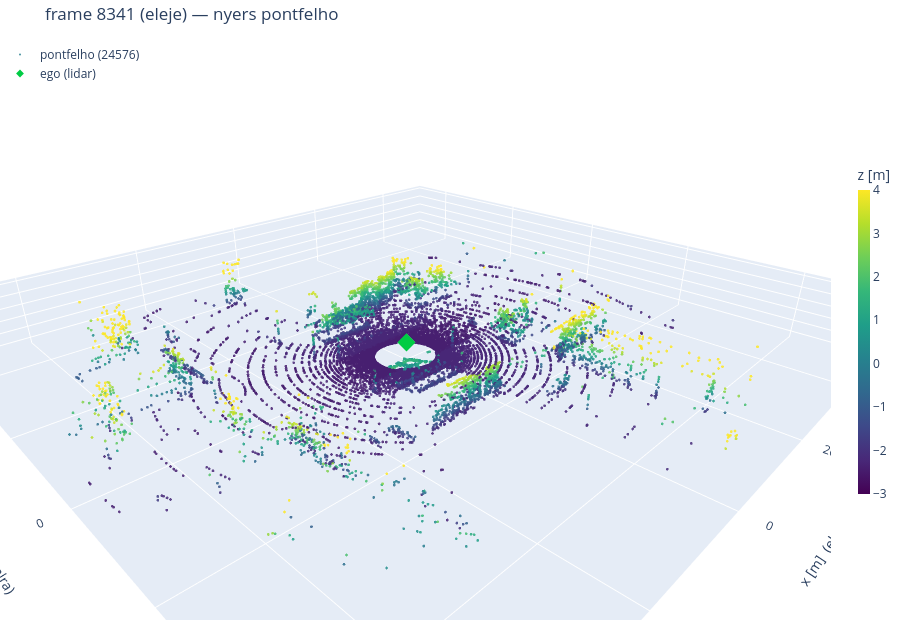
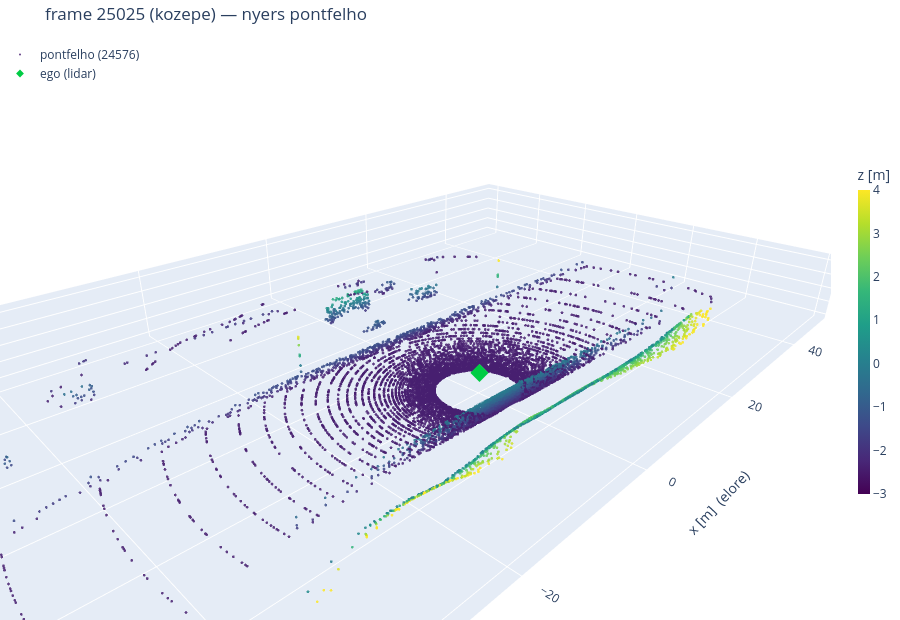
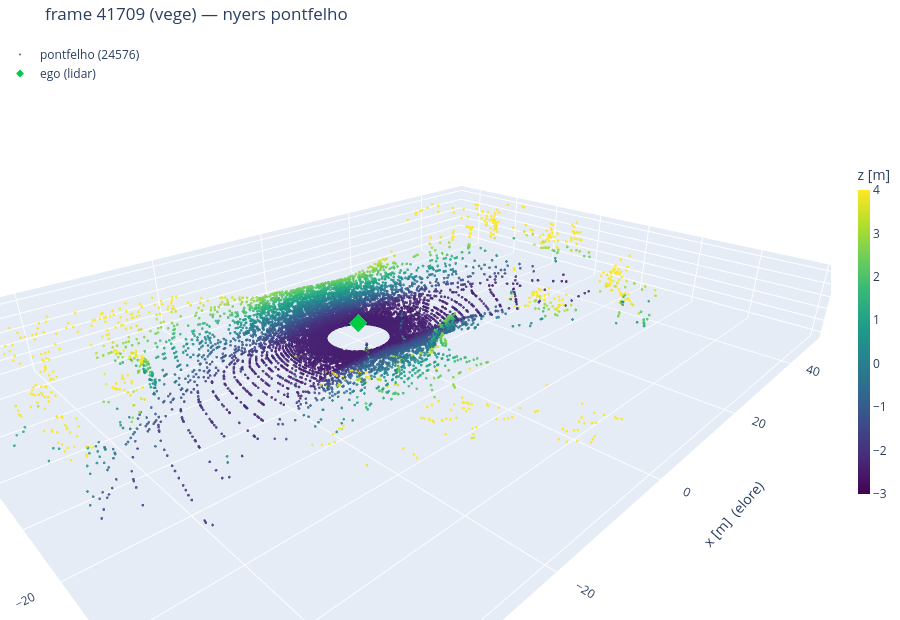

Notebook code cell kept with these figures, in order:
### Code cell
from plotly.subplots import make_subplots


def show_frame(pts, rec=None, label="", max3d=12000, bad_thr=1.0):
    pts = pts.cpu().numpy() if hasattr(pts, "cpu") else np.asarray(pts)

    def thin(a, n, seed=0):
        if len(a) <= n:
            return a
        return a[np.random.default_rng(seed).choice(len(a), n, replace=False)]

    # --- egyetlen felho, nincs mit osszevetni -----------------------------
    if rec is None:
        main = thin(pts, max3d, 0)
        fig = go.Figure([
            go.Scatter3d(
                x=main[:, 0], y=main[:, 1], z=main[:, 2], mode="markers",
                marker=dict(size=1.6, color=main[:, 2], colorscale="Viridis",
                            cmin=-3, cmax=4, opacity=0.85,
                            colorbar=dict(title="z [m]", thickness=12, len=0.6)),
                name=f"pontfelho ({len(pts)})",
                hovertemplate="x %{x:.1f}<br>y %{y:.1f}<br>z %{z:.1f}<extra></extra>"),
            go.Scatter3d(x=[0], y=[0], z=[0], mode="markers",
                         marker=dict(size=6, color="#00cc44", symbol="diamond"),
                         name="ego (lidar)", hoverinfo="name")])
        fig.update_layout(
            title=label or "pontfelho", height=620,
            margin=dict(l=0, r=0, t=40, b=0), legend=dict(x=0, y=1),
            scene=dict(aspectmode="data", xaxis_title="x [m]  (elore)",
                       yaxis_title="y [m]  (balra)", zaxis_title="z [m]  (fel)",
                       camera=dict(eye=dict(x=-1.4, y=-1.4, z=0.9))))
        fig.show()
        return

    rec = rec.cpu().numpy() if hasattr(rec, "cpu") else np.asarray(rec)

    # --- a hiba: rekonstrualt pont -> legkozelebbi valodi -----------------
    rec_t = thin(rec, max3d, 0)
    a = torch.from_numpy(np.ascontiguousarray(rec_t)).float().to(DEVICE)
    b = torch.from_numpy(np.ascontiguousarray(pts)).float().to(DEVICE)
    err = np.concatenate([
        torch.cdist(a[i:i + 4096], b).min(dim=1)[0].cpu().numpy()
        for i in range(0, len(a), 4096)])
    del a, b
    if torch.cuda.is_available():
        torch.cuda.empty_cache()

    bad = err >= bad_thr
    ref = thin(pts, max3d, 1)

    fig = make_subplots(
        rows=1, cols=2, specs=[[{"type": "scene"}, {"type": "scene"}]],
        subplot_titles=(f"EREDETI — {len(pts)} pont",
                        f"REKONSTRUKCIO — {len(rec)} pont   "
                        f"(median hiba {np.median(err):.3f} m, "
                        f"hibas {100 * bad.mean():.1f}%)"),
        horizontal_spacing=0.02)

    # BAL: az eredeti, magassag szerint. Ugyanaz a skala, mint mindenhol.
    fig.add_trace(go.Scatter3d(
        x=ref[:, 0], y=ref[:, 1], z=ref[:, 2], mode="markers",
        marker=dict(size=1.5, color=ref[:, 2], colorscale="Viridis",
                    cmin=-3, cmax=4, opacity=0.85),
        name="eredeti",
        hovertemplate="x %{x:.1f}<br>y %{y:.1f}<br>z %{z:.1f}<extra></extra>"),
        row=1, col=1)

    # JOBB: a rekonstrukcio. Piros = a helyen, citromsarga = odanemvalo.
    ok = rec_t[~bad]
    fig.add_trace(go.Scatter3d(
        x=ok[:, 0], y=ok[:, 1], z=ok[:, 2], mode="markers",
        marker=dict(size=1.8, color="#dd2222", opacity=0.85),
        name=f"a helyen ({len(ok)})", customdata=err[~bad],
        hovertemplate="hiba %{customdata:.2f} m<extra></extra>"),
        row=1, col=2)

    hib = rec_t[bad]
    fig.add_trace(go.Scatter3d(
        x=hib[:, 0], y=hib[:, 1], z=hib[:, 2], mode="markers",
        marker=dict(size=3.2, color="#eeee22", opacity=1.0,
                    line=dict(width=0.5, color="#886600")),
        name=f"hibas &gt; {bad_thr:g} m ({len(hib)})", customdata=err[bad],
        hovertemplate="hiba %{customdata:.2f} m<extra></extra>"),
        row=1, col=2)

    # Az ego mindket panelen, hogy legyen kozos fogodzo.
    for col in (1, 2):
        fig.add_trace(go.Scatter3d(
            x=[0], y=[0], z=[0], mode="markers",
            marker=dict(size=6, color="#00cc44", symbol="diamond"),
            name="ego", showlegend=(col == 1), hoverinfo="name"),
            row=1, col=col)

    # A LENYEG: a ket scene kozos kameran van. A "scene2.camera" a
    # "scene"-re hivatkozik, igy a plotly egyutt forgatja oket - enelkul
    # ket kulon nezopontbol latnad a ket felhot, es nem lehetne osszevetni.
    axis_titles = dict(xaxis_title="x [m]", yaxis_title="y [m]",
                       zaxis_title="z [m]")
    cam = dict(eye=dict(x=-1.4, y=-1.4, z=0.9))
    fig.update_layout(
        title=label, height=660, margin=dict(l=0, r=0, t=70, b=0),
        legend=dict(x=0, y=1),
        scene=dict(aspectmode="data", camera=cam, **axis_titles),
        scene2=dict(aspectmode="data", camera=cam, **axis_titles))

    # A kamerak osszekotese: a plotly-ban ez a "scene.camera" esemenyen
    # keresztul megy, amit a notebookban a `uirevision` tart szinkronban.
    fig.update_layout(uirevision="sync")
    fig.show()


# --- a harom minta ---------------------------------------------------------
for row, (idx, pts) in enumerate(zip(SHOW_IDX, show_pts)):
    where = ["eleje", "kozepe", "vege"][row]
    show_frame(pts, label=f"frame {idx} ({where}) — nyers pontfelho")

### Figure 1 — Plotly figure (JSON) as saved in the notebook; plotly's stock layout.template omitted (floating-point values rounded to 4 significant figures; data arrays with more than 128 entries replaced by an {"elided": "..."} marker saying what was removed)
{"data": [{"hovertemplate": "x %{x:.1f}<br>y %{y:.1f}<br>z %{z:.1f}<extra></extra>", "marker": {"cmax": 4, "cmin": -3, "color": {"elided": "12000 float values"}, "colorbar": {"len": 0.6, "thickness": 12, "title": {"text": "z [m]"}}, "colorscale": [[0, "#440154"], [0.1111, "#482878"], [0.2222, "#3e4989"], [0.3333, "#31688e"], [0.4444, "#26828e"], [0.5556, "#1f9e89"], [0.6667, "#35b779"], [0.7778, "#6ece58"], [0.8889, "#b5de2b"], [1, "#fde725"]], "opacity": 0.85, "size": 1.6}, "mode": "markers", "name": "pontfelho (24576)", "type": "scatter3d", "x": {"elided": "12000 float values"}, "y": {"elided": "12000 float values"}, "z": {"elided": "12000 float values"}}, {"hoverinfo": "name", "marker": {"color": "#00cc44", "size": 6, "symbol": "diamond"}, "mode": "markers", "name": "ego (lidar)", "type": "scatter3d", "x": [0], "y": [0], "z": [0]}], "layout": {"height": 620, "legend": {"x": 0, "y": 1}, "margin": {"b": 0, "l": 0, "r": 0, "t": 40}, "scene": {"aspectmode": "data", "camera": {"eye": {"x": -1.4, "y": -1.4, "z": 0.9}}, "xaxis": {"title": {"text": "x [m]  (elore)"}}, "yaxis": {"title": {"text": "y [m]  (balra)"}}, "zaxis": {"title": {"text": "z [m]  (fel)"}}}, "title": {"text": "frame 8341 (eleje) — nyers pontfelho"}}}

### Figure 2 — Plotly figure (JSON) as saved in the notebook; plotly's stock layout.template omitted (floating-point values rounded to 4 significant figures; data arrays with more than 128 entries replaced by an {"elided": "..."} marker saying what was removed)
{"data": [{"hovertemplate": "x %{x:.1f}<br>y %{y:.1f}<br>z %{z:.1f}<extra></extra>", "marker": {"cmax": 4, "cmin": -3, "color": {"elided": "12000 float values"}, "colorbar": {"len": 0.6, "thickness": 12, "title": {"text": "z [m]"}}, "colorscale": [[0, "#440154"], [0.1111, "#482878"], [0.2222, "#3e4989"], [0.3333, "#31688e"], [0.4444, "#26828e"], [0.5556, "#1f9e89"], [0.6667, "#35b779"], [0.7778, "#6ece58"], [0.8889, "#b5de2b"], [1, "#fde725"]], "opacity": 0.85, "size": 1.6}, "mode": "markers", "name": "pontfelho (24576)", "type": "scatter3d", "x": {"elided": "12000 float values"}, "y": {"elided": "12000 float values"}, "z": {"elided": "12000 float values"}}, {"hoverinfo": "name", "marker": {"color": "#00cc44", "size": 6, "symbol": "diamond"}, "mode": "markers", "name": "ego (lidar)", "type": "scatter3d", "x": [0], "y": [0], "z": [0]}], "layout": {"height": 620, "legend": {"x": 0, "y": 1}, "margin": {"b": 0, "l": 0, "r": 0, "t": 40}, "scene": {"aspectmode": "data", "camera": {"eye": {"x": -1.4, "y": -1.4, "z": 0.9}}, "xaxis": {"title": {"text": "x [m]  (elore)"}}, "yaxis": {"title": {"text": "y [m]  (balra)"}}, "zaxis": {"title": {"text": "z [m]  (fel)"}}}, "title": {"text": "frame 25025 (kozepe) — nyers pontfelho"}}}

### Figure 3 — Plotly figure (JSON) as saved in the notebook; plotly's stock layout.template omitted (floating-point values rounded to 4 significant figures; data arrays with more than 128 entries replaced by an {"elided": "..."} marker saying what was removed)
{"data": [{"hovertemplate": "x %{x:.1f}<br>y %{y:.1f}<br>z %{z:.1f}<extra></extra>", "marker": {"cmax": 4, "cmin": -3, "color": {"elided": "12000 float values"}, "colorbar": {"len": 0.6, "thickness": 12, "title": {"text": "z [m]"}}, "colorscale": [[0, "#440154"], [0.1111, "#482878"], [0.2222, "#3e4989"], [0.3333, "#31688e"], [0.4444, "#26828e"], [0.5556, "#1f9e89"], [0.6667, "#35b779"], [0.7778, "#6ece58"], [0.8889, "#b5de2b"], [1, "#fde725"]], "opacity": 0.85, "size": 1.6}, "mode": "markers", "name": "pontfelho (24576)", "type": "scatter3d", "x": {"elided": "12000 float values"}, "y": {"elided": "12000 float values"}, "z": {"elided": "12000 float values"}}, {"hoverinfo": "name", "marker": {"color": "#00cc44", "size": 6, "symbol": "diamond"}, "mode": "markers", "name": "ego (lidar)", "type": "scatter3d", "x": [0], "y": [0], "z": [0]}], "layout": {"height": 620, "legend": {"x": 0, "y": 1}, "margin": {"b": 0, "l": 0, "r": 0, "t": 40}, "scene": {"aspectmode": "data", "camera": {"eye": {"x": -1.4, "y": -1.4, "z": 0.9}}, "xaxis": {"title": {"text": "x [m]  (elore)"}}, "yaxis": {"title": {"text": "y [m]  (balra)"}}, "zaxis": {"title": {"text": "z [m]  (fel)"}}}, "title": {"text": "frame 41709 (vege) — nyers pontfelho"}}}
